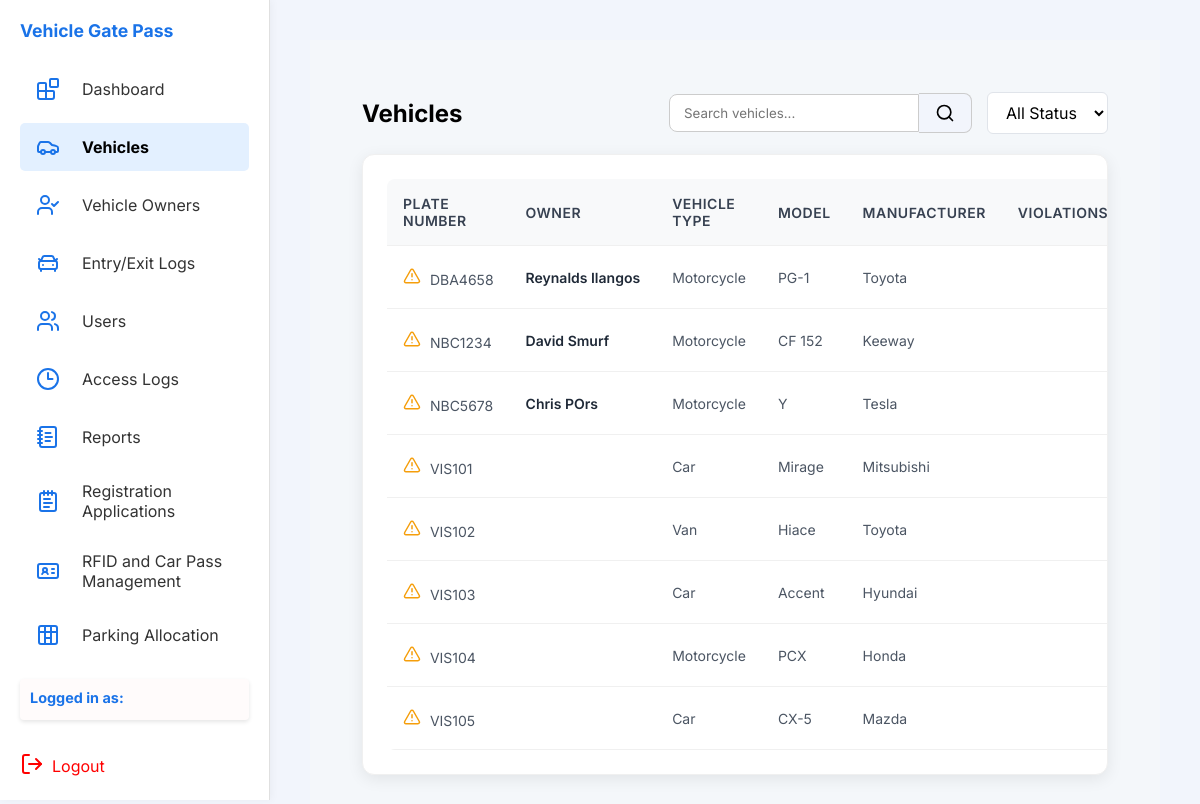
/php/vehicles.php (signed in), run on the app's committed database.
### tables this page shows
CREATE TABLE `vehicle` (
  `plateNum` varchar(20) NOT NULL,
  `OwnerID` varchar(10) DEFAULT NULL,
  `stickerID` varchar(25) DEFAULT NULL,
  `visitorID` varchar(10) DEFAULT NULL,
  `vehicleType` varchar(50) DEFAULT NULL,
  `model` varchar(50) DEFAULT NULL,
  `manufacturer` varchar(50) DEFAULT NULL,
  `color` varchar(30) DEFAULT NULL,
  `cubicCapacity` int(11) DEFAULT NULL,
  `numOfWheels` int(11) DEFAULT NULL,
  `fuelType` varchar(30) DEFAULT NULL,
  `offical_receipt` varchar(255) DEFAULT NULL,
  `cert_of_registration` varchar(255) DEFAULT NULL,
  `carpassid` varchar(20) DEFAULT NULL
);

CREATE TABLE `vehicleowner` (
  `OwnerID` varchar(10) NOT NULL,
  `fName` varchar(50) DEFAULT NULL,
  `lName` varchar(50) DEFAULT NULL,
  `mName` varchar(50) DEFAULT NULL,
  `role` varchar(30) DEFAULT NULL,
  `employment_type` varchar(50) DEFAULT NULL,
  `email` varchar(100) DEFAULT NULL,
  `contact_num` varchar(20) DEFAULT NULL,
  `college` varchar(100) DEFAULT NULL,
  `course` varchar(50) DEFAULT NULL,
  `year` varchar(10) DEFAULT NULL,
  `section` varchar(10) DEFAULT NULL,
  `academicYear` varchar(20) DEFAULT NULL,
  `registrationStatus` enum('pending','approved','rejected') DEFAULT 'pending',
  `drivers_license` varchar(255) DEFAULT NULL,
  `approvalTimestamp` timestamp NULL DEFAULT NULL
);

### php/vehicles.php (the view, shortened to what this page needs)
<?php
$db = new Database();
$conn = $db->getConnection();
$query = "SELECT v.*, vo.fName, vo.lName, vo.email,
          COUNT(viol.violationID) as pending_violations
          FROM vehicle v
          LEFT JOIN vehicleowner vo ON v.OwnerID = vo.OwnerID
          LEFT JOIN violations viol ON v.plateNum = viol.plateNum AND viol.status = 'pending'
          GROUP BY v.plateNum
          ORDER BY v.plateNum";
$result = $conn->query($query);
include_once '../includes/header.php';
?>
<main class="main">
  <div class="container">
    <div class="header">
      <h2>Vehicles</h2>
      <div class="header-actions">
        <div class="search-container">
          <input type="text" id="searchInput" placeholder="Search vehicles..." />
          <button class="search-btn">
            <svg xmlns="http://www.w3.org/2000/svg" width="20" height="20" viewBox="0 0 24 24" fill="none"
              stroke="currentColor" stroke-width="2" stroke-linecap="round" stroke-linejoin="round"
              class="lucide lucide-search">
              <circle cx="11" cy="11" r="8" />
              <path d="m21 21-4.3-4.3" />
            </svg>
          </button>
        </div>
        <div class="filter-container">
          <select id="filterStatus">
            <option value="">All Status</option>
          </select>
        </div>
      </div>
    </div>
    <div class="card">
      <table class="data-table">
        <thead>
          <tr>
            <th>Plate Number</th>
            <th>Owner</th>
            <th>Vehicle Type</th>
            <th>Model</th>
            <th>Manufacturer</th>
            <th>Violations</th>
          </tr>
        </thead>
        <tbody>
          <?php if ($result && $result->num_rows > 0): ?>
            <?php while ($row = $result->fetch_assoc()): ?>
              <tr>
                <td>
                  <?php if (empty($row['stickerID']) || empty($row['carpassid'])): ?>
                    <span title="Missing RFID or Car Pass" style="color: #f59e0b; margin-right: 5px;">
                    </span>
                  <?php endif; ?>
                  <?php echo htmlspecialchars($row['plateNum']); ?>
                </td>
                <td>
                  <div class="owner-info">
                    <strong><?php echo htmlspecialchars(($row['fName'] ?? '') . ' ' . ($row['lName'] ?? '')); ?></strong>
                  </div>
                </td>
                <td><?php echo htmlspecialchars($row['vehicleType']); ?></td>
                <td><?php echo htmlspecialchars($row['model']); ?></td>
                <td><?php echo htmlspecialchars($row['manufacturer']); ?></td>
                <td>
                </td>
              </tr>
            <?php endwhile; ?>
          <?php else: ?>
            <tr>
              <td colspan="7" class="no-data">No vehicles found</td>
            </tr>
          <?php endif; ?>
        </tbody>
      </table>
    </div>
  </div>
</main>
<?php
include_once '../includes/footer.php';
?>

### css/global.css (style rules this page uses)
* { box-sizing: border-box; margin: 0; padding: 0; font-family: "Inter", sans-serif; }
body { background: #f2f5fc; padding: 40px; }
main { flex: 1; padding: 0 40px; }
.main { margin-left: 270px; padding: 32px; min-height: 100vh; background: #f4f7fa; box-sizing: border-box; }

### css/vehicles.css (style rules this page uses)
.container { padding: 20px; }
.header { display: flex; justify-content: space-between; align-items: center; margin-bottom: 20px; flex-wrap: wrap; gap: 20px; }
.header h2 { margin: 0; }
.header-actions { display: flex; gap: 15px; align-items: center; flex-wrap: wrap; }
.search-container { display: flex; align-items: center; }
.search-container input { padding: 10px 14px; border-radius: 8px 0 0 8px; border: 1px solid #ccc; width: 250px; outline: none; }
.search-btn { background: #f2f5fc; border: 1px solid #ccc; border-left: none; border-radius: 0 8px 8px 0; padding: 0 16px; height: 40px; display: flex; align-items: center; cursor: pointer; transition: background 0.2s; }
.filter-container select { padding: 9px 14px; border-radius: 6px; border: 1.5px solid #e0e4ea; background: #fff; font-size: 1rem; }
.card { background: white; border-radius: 12px; box-shadow: 0 4px 16px rgba(0, 0, 0, 0.08); padding: 24px; border: 1px solid #f0f0f0; overflow: hidden; }
.data-table { width: 100%; border-collapse: collapse; border-radius: 8px; overflow: hidden; }
.data-table th, .data-table td { padding: 16px; text-align: left; border-bottom: 1px solid #f0f0f0; }
.data-table th { background-color: #f8f9fa; font-weight: 600; color: #374151; font-size: 14px; text-transform: uppercase; letter-spacing: 0.5px; }
.data-table tbody tr { transition: background-color 0.2s ease; }
.data-table td { color: #4b5563; font-size: 14px; white-space: nowrap; overflow: hidden; text-overflow: ellipsis; max-width: 200px; }
.owner-info { display: flex; flex-direction: column; gap: 4px; }
.owner-info strong { font-weight: 600; color: #1f2937; }

### data on the page
vehicle: plateNum "DBA4658", OwnerID.lName "Reynalds Ilangos", vehicleType "Motorcycle", model "PG-1", manufacturer "Toyota"
vehicle: plateNum "NBC1234", OwnerID.lName "David Smurf", vehicleType "Motorcycle", model "CF 152", manufacturer "Keeway"
vehicle: plateNum "NBC5678", OwnerID.lName "Chris POrs", vehicleType "Motorcycle", model "Y", manufacturer "Tesla"
vehicle: plateNum "VIS101", vehicleType "Car", model "Mirage", manufacturer "Mitsubishi"
vehicle: plateNum "VIS102", vehicleType "Van", model "Hiace", manufacturer "Toyota"
vehicle: plateNum "VIS103", vehicleType "Car", model "Accent", manufacturer "Hyundai"
vehicle: plateNum "VIS104", vehicleType "Motorcycle", model "PCX", manufacturer "Honda"
vehicle: plateNum "VIS105", vehicleType "Car", model "CX-5", manufacturer "Mazda"
